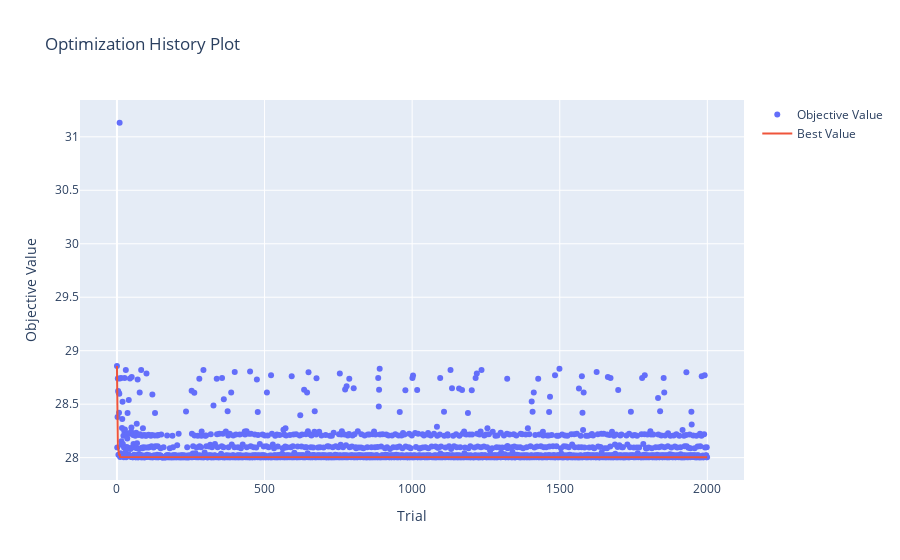

The notebook cell this image was saved under:
### Code cell
optuna.visualization.plot_optimization_history(study)

### Figure 1 — Plotly figure (JSON) as saved in the notebook; plotly's stock layout.template omitted (floating-point values rounded to 4 significant figures; data arrays with more than 128 entries replaced by an {"elided": "..."} marker saying what was removed)
{"data": [{"mode": "markers", "name": "Objective Value", "type": "scatter", "x": {"elided": "2000 int values"}, "y": {"elided": "2000 float values"}}, {"mode": "lines", "name": "Best Value", "type": "scatter", "x": {"elided": "2000 int values"}, "y": {"elided": "2000 float values"}}, {"marker": {"color": "#cccccc"}, "mode": "markers", "name": "Infeasible Trial", "showlegend": false, "type": "scatter", "x": [], "y": []}], "layout": {"title": {"text": "Optimization History Plot"}, "xaxis": {"title": {"text": "Trial"}}, "yaxis": {"title": {"text": "Objective Value"}}}}
